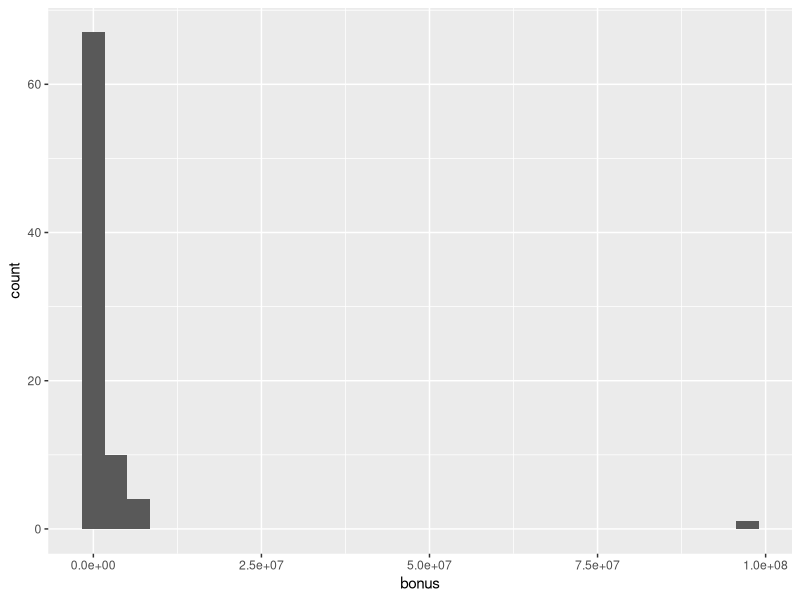
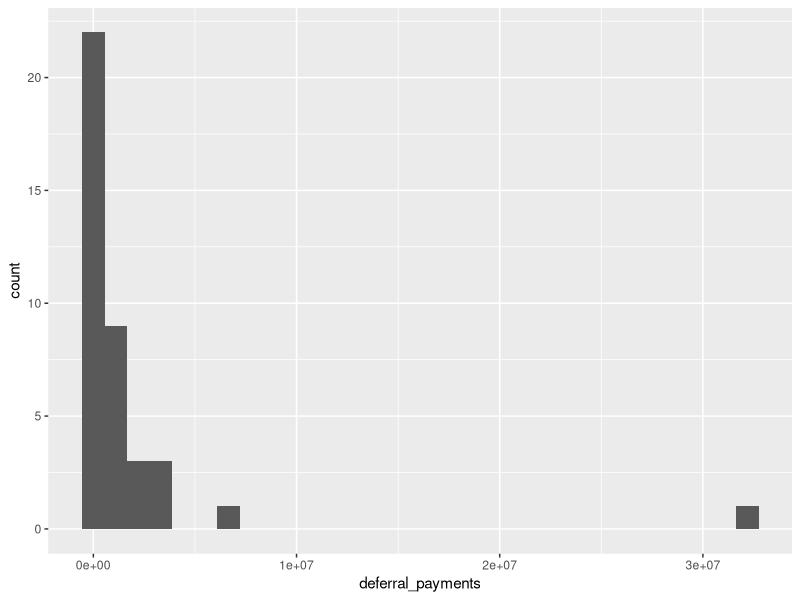
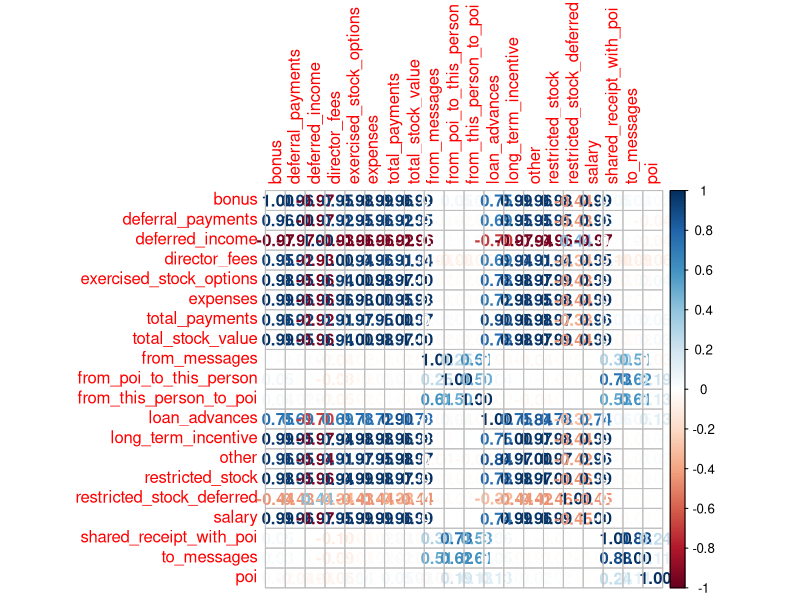
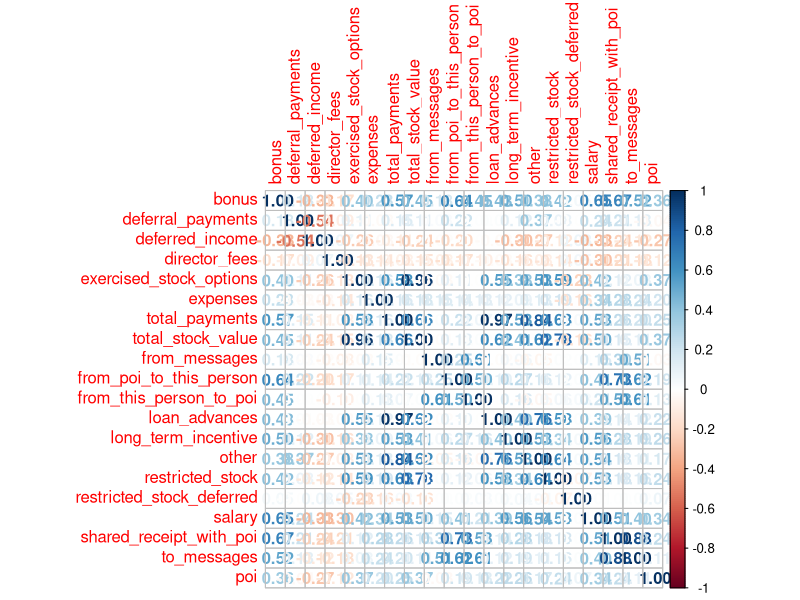

Write the R code that produced these figures, in order.
## ---- chunk 1
setwd('C:\\Users\\Jay\\Docker\\nanodegree\\project6\\final_project')
df = read.csv('dataset.csv')

# Transpose (no longer used)
# n <- df$X
# df <- as.data.frame(t(df[,-1]))
# colnames(df) <- n

transform_and_plot_df <- function(df) {
  df <- transform(df,
                  name = as.character(name),
                  bonus = as.numeric(as.character(bonus)),
                  deferral_payments = as.numeric(as.character(deferral_payments)),
                  deferred_income = as.numeric(as.character(deferred_income)),
                  director_fees = as.numeric(as.character(director_fees)),
                  exercised_stock_options = as.numeric(as.character(exercised_stock_options)),
                  expenses = as.numeric(as.character(expenses)),
                  total_payments = as.numeric(as.character(total_payments)),
                  total_stock_value = as.numeric(as.character(total_stock_value)),
                  from_messages = as.numeric(as.character(from_messages)),
                  from_poi_to_this_person = as.numeric(as.character(from_poi_to_this_person)),
                  from_this_person_to_poi = as.numeric(as.character(from_this_person_to_poi)),
                  loan_advances = as.numeric(as.character(loan_advances)),
                  long_term_incentive = as.numeric(as.character(long_term_incentive)),
                  other = as.numeric(as.character(other)),
                  restricted_stock = as.numeric(as.character(restricted_stock)),
                  restricted_stock_deferred = as.numeric(as.character(restricted_stock_deferred)),
                  salary = as.numeric(as.character(salary)),
                  shared_receipt_with_poi = as.numeric(as.character(shared_receipt_with_poi)),
                  to_messages = as.numeric(as.character(to_messages)),
                  poi = as.logical(poi)
                  )
  pair <- data.frame(
    bonus = df$bonus,
    deferral_payments = df$deferral_payments,
    deferred_income = df$deferred_income,
    director_fees = df$director_fees,
    exercised_stock_options = df$exercised_stock_options,
    expenses = df$expenses,
    total_payments = df$total_payments,
    total_stock_value = df$total_stock_value,
    from_messages = df$from_messages,
    from_poi_to_this_person = df$from_poi_to_this_person,
    from_this_person_to_poi = df$from_this_person_to_poi,
    loan_advances = df$loan_advances,
    long_term_incentive = df$long_term_incentive,
    other = df$other,
    restricted_stock = df$restricted_stock,
    restricted_stock_deferred = df$restricted_stock_deferred,
    salary = df$salary,
    shared_receipt_with_poi = df$shared_receipt_with_poi,
    to_messages = df$to_messages,
    poi = df$poi)
  pair[is.na(pair)] <- 0 
  corrplot(cor(pair), method = "number")
}
## ---- chunk 2
library(ggplot2)
library(GGally)
library(corrplot)
## ---- chunk 3
ggplot(aes(x=bonus),data=df) + geom_histogram()
## ---- chunk 4
ggplot(aes(x=deferral_payments),data=df) + geom_histogram()
## ---- chunk 5
transform_and_plot_df(df)
## ---- chunk 6
df2 = read.csv('dataset_updated.csv')
transform_and_plot_df(df2)
